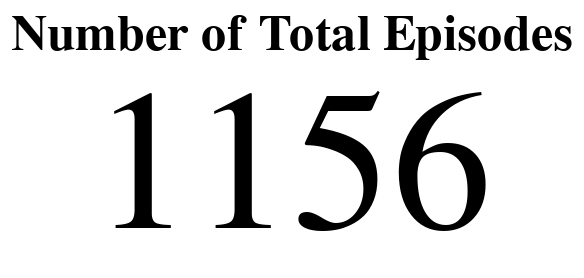

This figure's notebook cell:
### Code cell
def create_stat2(current_df):
    df_num_episodes = pd.DataFrame([current_df['episode_filename_prefix'].unique().shape[0]],columns=["Number of Total Episodes"])
    num_episodes_text = alt.Chart(df_num_episodes).mark_text(baseline="middle").encode(
        text="Number of Total Episodes:Q",
    ).properties(
        title="Number of Total Episodes",  # Add a title
    ).configure_text(
        fontSize=100,  # Adjust the font size
        font='Arial',  # Set the font type
    ).configure_title(
        fontSize=25,  # Adjust the title font size
        font='Arial',  # Set the title font type
    ).configure_view(
        stroke='transparent',  # Set the background color
    )
    return num_episodes_text
#create_stat2(pub_df).to_dict()
create_stat2(pub_df)

### Figure 1 — Vega-Lite specification as saved in the notebook (floating-point values rounded to 4 significant figures)
{"config": {"view": {"continuousWidth": 300, "continuousHeight": 300, "stroke": "transparent"}, "text": {"font": "Arial", "fontSize": 100}, "title": {"font": "Arial", "fontSize": 25}}, "data": {"name": "data-103d60efc6bd1e4158a68b333cd208ec"}, "mark": {"type": "text", "baseline": "middle"}, "encoding": {"text": {"field": "Number of Total Episodes", "type": "quantitative"}}, "title": "Number of Total Episodes", "$schema": "https://vega.github.io/schema/vega-lite/v5.15.1.json", "datasets": {"data-103d60efc6bd1e4158a68b333cd208ec": [{"Number of Total Episodes": 1156}]}}
